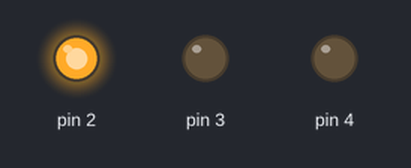
Bench run of a sketch on a simulated Arduino Uno, built with avr-gcc and run on an emulated ATmega328P. Parts: output pins drawn as LEDs (lit = HIGH).

Above: at 0.5 s.
At 1.5 s:
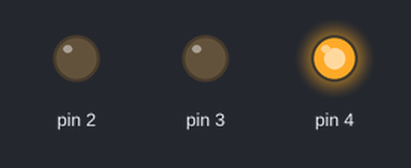
At 5.5 s:
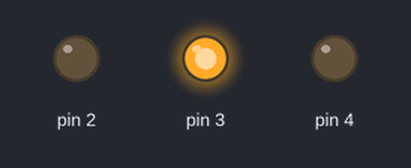
Timing chart, 0 to 6.9 s (numbered marks = the images above):
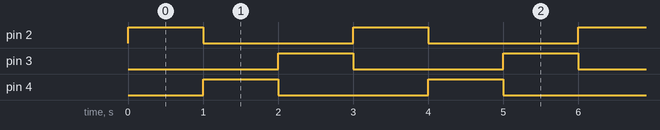

The sketch:

Aula2_exercicio.ino
```cpp
void setup() {
  // put your setup code here, to run once:
pinMode(4,OUTPUT);
pinMode(2,OUTPUT);
pinMode(3,OUTPUT);
}

void loop() {
  digitalWrite(2,HIGH);
  delay(1000);
  digitalWrite(2,LOW);
  digitalWrite(4,HIGH);
  delay(1000);
  digitalWrite(4,LOW);
  digitalWrite(3,HIGH);
  delay(1000);
  digitalWrite(3,LOW);

}
```

Measured:
- by itself, pin 2–4: alternates HIGH for 1.0 s and LOW for 2.0 s
- by itself, everything shown: repeats every 3.0 s, in 4 steps
